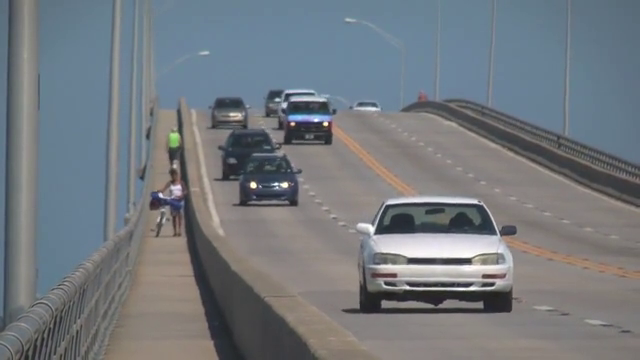
#> input picture frame 91 of labs/OpenCv/lab07/slow_traffic_small.mp4, 640 x 360 px
$ python index.py
#> lines starting #> are read from the running program, lines starting #| are printed output that depends on the picture; after the words box and inside, x2 and y2 are one past the last pixel; in counts of white or black regions, pixels touching at a corner belong together

from __future__ import print_function
import cv2 as cv
import argparse
parser = argparse.ArgumentParser(description='This program shows how to use background subtraction methods provided by \
                                              OpenCV. You can process both videos and images.')
parser.add_argument('--input', type=str, help='Path to a video or a sequence of image.', default='slow_traffic_small.mp4')
parser.add_argument('--algo', type=str, help='Background subtraction method (KNN, MOG2).', default='MOG2')
args = parser.parse_args()
if args.algo == 'MOG2':
    backSub = cv.createBackgroundSubtractorMOG2()
else:
    backSub = cv.createBackgroundSubtractorKNN()
capture = cv.VideoCapture(cv.samples.findFileOrKeep(args.input))
if not capture.isOpened():
    print('Unable to open: ' + args.input)
    exit(0)
while True:
    ret, frame = capture.read()
#> frame is the input picture: shape (360, 640, 3); mean B, G, R 126.6, 121.2, 115.7
    if frame is None:
        break

    fgMask = backSub.apply(frame)
#> fgMask: shape (360, 640); every value is 127


    cv.rectangle(frame, (10, 2), (100,20), (255,255,255), -1)
#> frame: shape (360, 640, 3); 0.75% of pixels changed, all inside (x1, y1, x2, y2) = (10, 2, 101, 21)
    cv.putText(frame, str(capture.get(cv.CAP_PROP_POS_FRAMES)), (15, 15),
               cv.FONT_HERSHEY_SIMPLEX, 0.5 , (0,0,0))
#> frame: shape (360, 640, 3); mean B, G, R 127.4, 122.1, 116.8


    cv.imshow('Frame', frame)
    cv.imshow('FG Mask', fgMask)

    keyboard = cv.waitKey(30)
#> (key Esc is pressed here)
    if keyboard == 'q' or keyboard == 27:
        break

# Task (1 or 3???)

import cv2  # импорт модуля cv2

# cv2.VideoCapture("видеофайл.mp4"); вывод кадров из видео файла
cap = cv2.VideoCapture(0)  # видео поток с веб камеры

cap.set(3, 1280)  # установка размера окна
cap.set(4, 700)

ret, frame1 = cap.read()
ret, frame2 = cap.read()
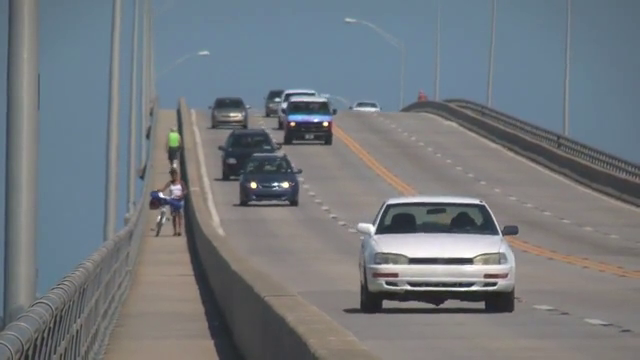
#> input picture frame 92 of labs/OpenCv/lab07/slow_traffic_small.mp4, 640 x 360 px, given in place of the camera
#> frame2 is the input picture: shape (360, 640, 3); mean B, G, R 126.3, 121.1, 115.4

while cap.isOpened():  # метод isOpened() выводит статус видеопотока

    # нахождение разницы двух кадров, которая проявляется лишь при изменении одного из них, т.е. с этого момента наша программа реагирует на любое движение.
    diff = cv2.absdiff(frame1, frame2)
    # diff = cv2.absdiff(fgMask1, fgMask2)

    # перевод кадров в черно-белую градацию
    gray = cv2.cvtColor(diff, cv2 .COLOR_BGR2GRAY)

    blur = cv2.GaussianBlur(gray, (5, 5), 0)  # фильтрация лишних контуров

    # метод для выделения кромки объекта белым цветом
    _, thresh = cv2.threshold(blur, 20, 255, cv2.THRESH_BINARY)
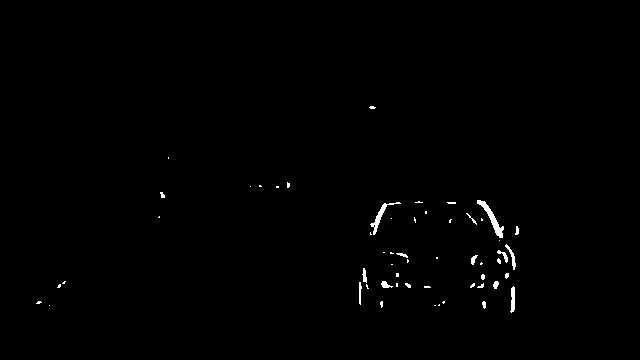
#> thresh: shape (360, 640); 0.58% white; 55 white regions (38 under 20 px), largest, box (x1, y1, x2, y2) and area: (477, 200, 504, 238) 257, (370, 202, 401, 235) 177, (510, 286, 515, 313) 97

    # данный метод противоположен методу erosion(), т.е. эрозии объекта, и расширяет выделенную на предыдущем этапе область
    dilated = cv2.dilate(thresh, None, iterations=3)
#> dilated: shape (360, 640); 2.9% white; 32 white regions

    # нахождение массива контурных точек
    сontours, _ = cv2.findContours(
        dilated, cv2.RETR_TREE, cv2.CHAIN_APPROX_SIMPLE)
#> сontours = 32 contours; largest, box (x1, y1, x2, y2) and area: (463, 197, 519, 292) 1645, (367, 199, 404, 238) 570, (378, 270, 414, 291) 408, (356, 265, 372, 308) 408, (507, 283, 518, 316) 288

    for contour in сontours:
        # преобразование массива из предыдущего этапа в кортеж из четырех координат
        (x, y, w, h) = cv2.boundingRect(contour)

        # метод contourArea() по заданным contour точкам, здесь кортежу, вычисляет площадь зафиксированного объекта в каждый момент времени, это можно проверить
        print(cv2.contourArea(contour))

        # условие при котором площадь выделенного объекта меньше 700 px
        if cv2.contourArea(contour) < 700:
            continue
        # получение прямоугольника из точек кортежа
        cv2.rectangle(frame1, (x, y), (x+w, y+h), (0, 255, 0), 2)
        cv2.putText(frame1, "Status: {}".format("Motion was detected"), (10, 20),
                    cv2.FONT_HERSHEY_SIMPLEX, 1, (0, 0, 255), 3, cv2.LINE_AA)  # вставляем текст
#> this loop made 32 passes
#> (x, y, w, h) on passes 2, 3, 4, 5, 6, 7, 8, 9, 10, 11, 14, 15: (479, 298, 10, 14), (431, 298, 17, 11), (377, 298, 9, 13), (33, 298, 12, 9), (507, 283, 11, 33), (421, 283, 13, 8), (54, 278, 15, 13), (467, 271, 21, 20), (378, 270, 36, 21), (356, 265, 16, 43), (468, 252, 18, 16), (380, 249, 32, 17)
#> (contour, x, y, w, h) on passes 1, 12, 13, 18, 21, 27: ([[46, 302], [46, 308], [52, 308], [52, 302]], 46, 302, 7, 7), ([[388, 261], [388, 267], [395, 267], [395, 261]], 388, 261, 8, 7), ([[433, 254], [433, 261], [440, 261], [440, 254]], 433, 254, 8, 8), ([[388, 215], [388, 221], [394, 221], [394, 215]], 388, 215, 7, 7), ([[422, 208], [422, 216], [429, 216], [429, 208]], 422, 208, 8, 9), ([[273, 183], [273, 190], [281, 190], [281, 183]], 273, 183, 9, 8)
#| 36.0
#| 111.5
#| 121.5
#| 92.5
#| 84.0
#| 288.5
#| 83.5
#| 127.0
#> (further printed lines are left out)
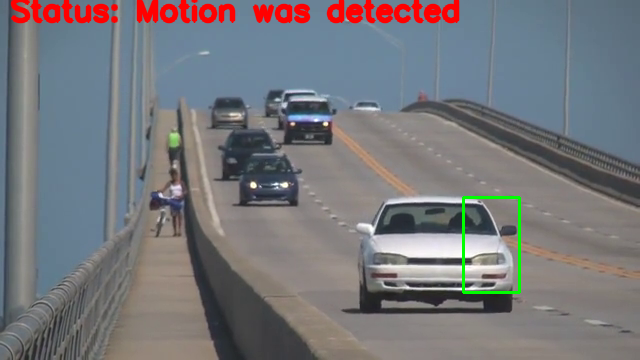
#> frame1: shape (360, 640, 3); 3.29% of pixels changed, all inside (x1, y1, x2, y2) = (10, 0, 521, 294)

    # cv2.drawContours(frame1, сontours, -1, (0, 255, 0), 2) также можно было просто нарисовать контур объекта

    cv2.imshow("Task 1", frame1)
    frame1 = frame2  #
    ret, frame2 = cap.read()
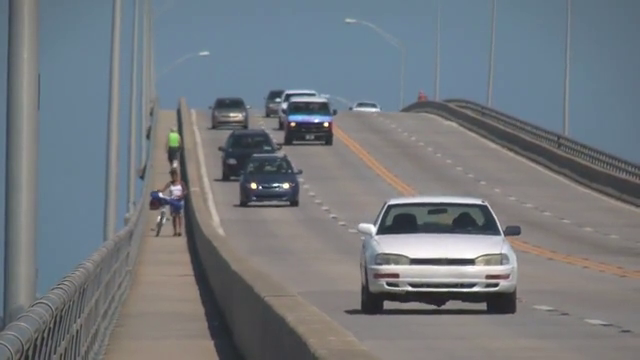
#> input picture frame 93 of labs/OpenCv/lab07/slow_traffic_small.mp4, 640 x 360 px, given in place of the camera
#> frame2 is the input picture: shape (360, 640, 3); mean B, G, R 126.5, 121.1, 115.6

    if cv2.waitKey(40) == 27:
#> (key Esc is pressed here)
        break


cap.release()
cv2.destroyAllWindows()

# Task (2) - calcOpticalFlowPyrLK()
import numpy as np
import cv2 as cv
import argparse
parser = argparse.ArgumentParser(description='This sample demonstrates Lucas-Kanade Optical Flow calculation. \
                                              The example file can be downloaded from: \
                                              https://www.bogotobogo.com/python/OpenCV_Python/images/mean_shift_tracking/slow_traffic_small.mp4')
# parser.add_argument('image', type=str, help='path to image file')
# args = parser.parse_args()
# cap = cv.VideoCapture(args.image)

cap = cv.VideoCapture("slow_traffic_small.mp4")
# params for ShiTomasi corner detection
feature_params = dict(maxCorners=100,
                      qualityLevel=0.3,
                      minDistance=7,
                      blockSize=7)
# Parameters for lucas kanade optical flow
lk_params = dict(winSize=(15, 15),
                 maxLevel=2,
                 criteria=(cv.TERM_CRITERIA_EPS | cv.TERM_CRITERIA_COUNT, 10, 0.03))
# Create some random colors
color = np.random.randint(0, 255, (100, 3))
# Take first frame and find corners in it
ret, old_frame = cap.read()
old_gray = cv.cvtColor(old_frame, cv.COLOR_BGR2GRAY)
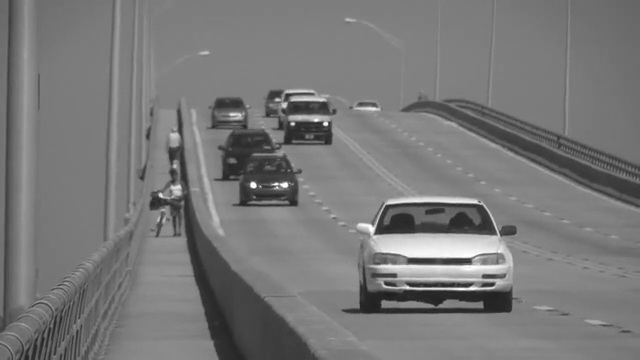
#> old_gray: shape (360, 640); min 30, max 255, mean 120.1
p0 = cv.goodFeaturesToTrack(old_gray, mask=None, **feature_params)
#> p0 = [[253, 185], [325, 123], [285, 184], [292, 123], [376, 232], [277, 185], [495, 233], [284, 105], [372, 226]]
# Create a mask image for drawing purposes
mask = np.zeros_like(old_frame)
while(1):
    ret, frame = cap.read()
    frame_gray = cv.cvtColor(frame, cv.COLOR_BGR2GRAY)
    # calculate optical flow
    p1, st, err = cv.calcOpticalFlowPyrLK(
        old_gray, frame_gray, p0, None, **lk_params)
#> p1 = [[253.2, 185.1], [324.9, 123], [285.5, 183.9], [292, 123.1], [376.7, 231.7], [277, 185], [497, 232.9], [284, 105], [372.8, 225.8]]; st = [1, 1, 1, 1, 1, 1, 1, 1, 1]; err = [5.46, 2.95, 5.08, 2.09, 2.29, 6.98, 1.45, 2.41, 3.32]
    # Select good points
    if p1 is not None:
        good_new = p1[st == 1]
#> good_new has the same summary as p1
        good_old = p0[st == 1]
#> good_old has the same summary as p0
    # draw the tracks
    for i, (new, old) in enumerate(zip(good_new, good_old)):
        a, b = new.ravel()
        c, d = old.ravel()
        mask = cv.line(mask, (int(a), int(b)),
                       (int(c), int(d)), color[i].tolist(), 2)
        frame = cv.circle(frame, (int(a), int(b)), 5, color[i].tolist(), -1)
#> this loop made 9 passes
#> (a, b, c, d) on passes 1 to 9: (253.2, 185.1, 253, 185), (324.9, 123, 325, 123), (285.5, 183.9, 285, 184), (292, 123.1, 292, 123), (376.7, 231.7, 376, 232), (277, 185, 277, 185), (497, 232.9, 495, 233), (284, 105, 284, 105), (372.8, 225.8, 372, 226)
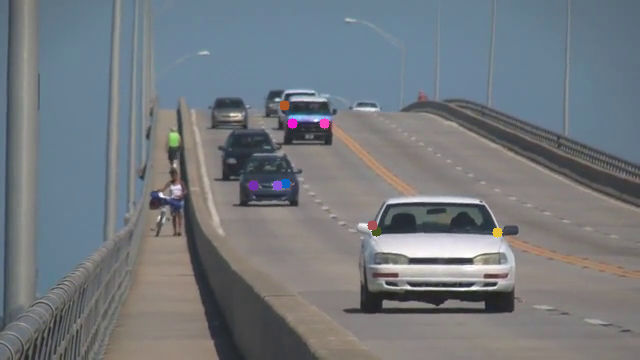
#> frame: shape (360, 640, 3); mean B, G, R 126.3, 121, 115.5
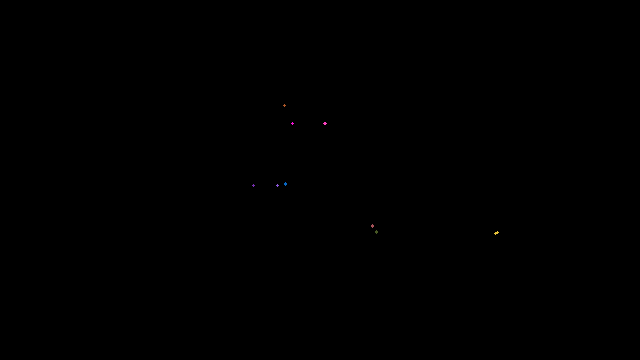
#> mask: shape (360, 640, 3); mean of channels 0, 1, 2 0, 0, 0; drawn as B, G, R
    img = cv.add(frame, mask)
    cv.imshow('Task 2', img)
    k = cv.waitKey(30) & 0xff
#> (key Esc is pressed here)
    if k == 27:
        break
    # Now update the previous frame and previous points
    old_gray = frame_gray.copy()
    p0 = good_new.reshape(-1, 1, 2)

$ run again, starting later in the video
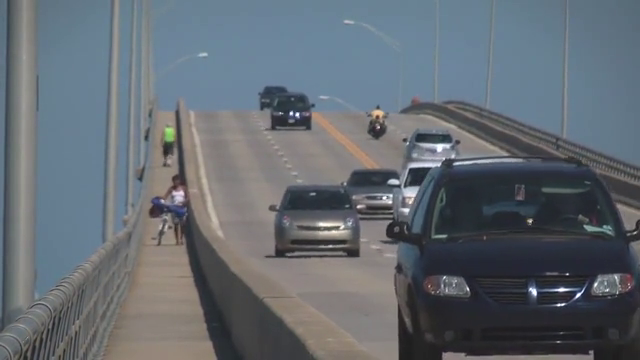
#> input picture frame 411 of labs/OpenCv/lab07/slow_traffic_small.mp4, 640 x 360 px
#> frame is the input picture: shape (360, 640, 3); mean B, G, R 113.8, 106.6, 99.3
#> fgMask: shape (360, 640); every value is 127
#> `_, thresh = cv2.threshold(blur, 20, 255, cv2.THRESH_BINARY)`:
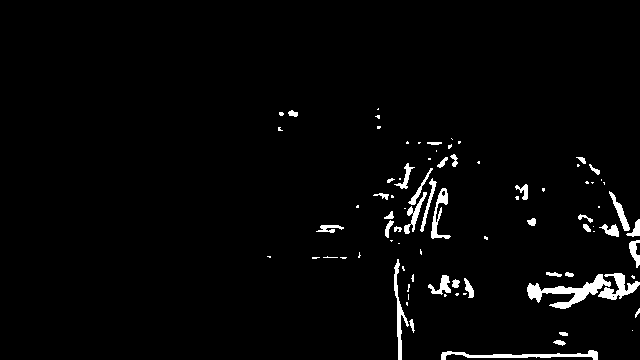
#> thresh: shape (360, 640); 2.6% white; 84 white regions (46 under 20 px), largest, box (x1, y1, x2, y2) and area: (527, 274, 611, 309) 968, (441, 350, 598, 360) 595, (598, 273, 640, 300) 488
#> dilated: shape (360, 640); 8.1% white; 30 white regions
#> сontours = 33 contours, 2 with area under 20; largest, box (x1, y1, x2, y2) and area: (381, 135, 464, 247) 3986, (524, 270, 640, 312) 2796, (573, 154, 640, 271) 2286, (391, 256, 418, 360) 1531, (438, 347, 601, 360) 1396
#> the loop `for contour in сontours:` made 33 passes
#> (x, y, w, h) on passes 1, 2, 4, 5, 6, 7, 8, 9: (438, 347, 163, 13), (550, 329, 21, 20), (632, 305, 8, 16), (425, 272, 52, 29), (524, 270, 116, 42), (543, 269, 34, 11), (391, 256, 27, 104), (309, 253, 41, 9)
#> (printed output is left out)
#> p0 = 17 rows, first 8: [294, 114], [531, 289], [385, 196], [529, 221], [341, 225], [400, 183], [439, 147], [407, 211]
#> p1 = 17 rows, first 8: [294.6, 114.4], [534.4, 289.9], [385.4, 196.4], [531.1, 221.4], [341.3, 225.4], [400.7, 183.5], [438.4, 146.6], [408.9, 211.6]; st = 17 values from 1 to 1; err = 17 values, max 10.69 at index 3, min 2.17 at index 16, mean 5.97
#> good_new has the same summary as p1
#> good_old has the same summary as p0
#> the loop `for i, (new, old) in enumerate(zip(good_new, good_old)):` made 17 passes
#> (a, b, c, d) on passes 1 to 8: (294.6, 114.4, 294, 114), (534.4, 289.9, 531, 289), (385.4, 196.4, 385, 196), (531.1, 221.4, 529, 221), (341.3, 225.4, 341, 225), (400.7, 183.5, 400, 183), (438.4, 146.6, 439, 147), (408.9, 211.6, 407, 211)
#> after the loop `for i, (new, old) in enumerate(zip(good_new, good_old)):`:
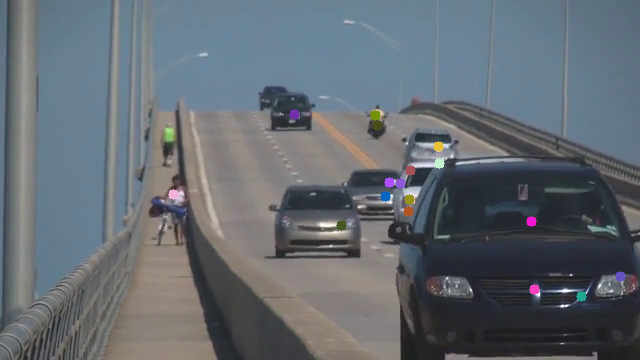
#> frame: shape (360, 640, 3); mean B, G, R 113.6, 106.4, 99.3

$ run again, starting later in the video
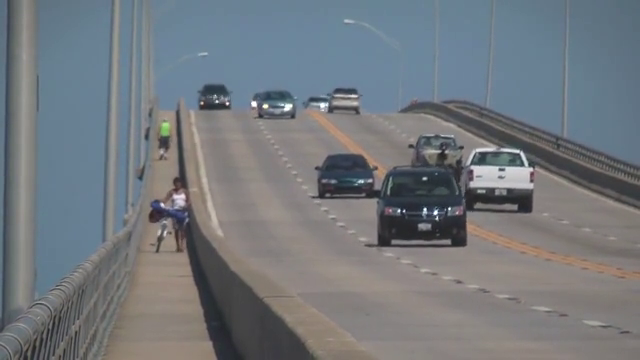
#> input picture frame 731 of labs/OpenCv/lab07/slow_traffic_small.mp4, 640 x 360 px
#> frame is the input picture: shape (360, 640, 3); mean B, G, R 125.5, 120.3, 115.1
#> fgMask: shape (360, 640); every value is 127
#> `_, thresh = cv2.threshold(blur, 20, 255, cv2.THRESH_BINARY)`:
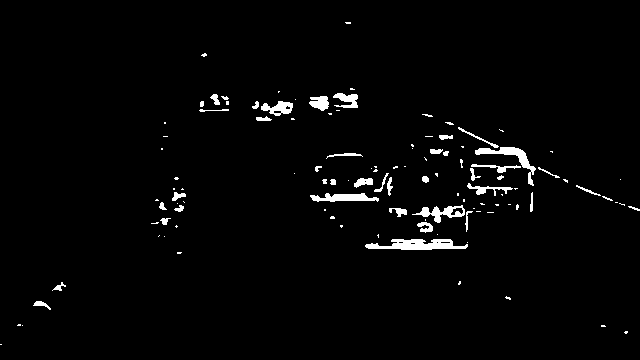
#> thresh: shape (360, 640); 2.3% white; 113 white regions (70 under 20 px), largest, box (x1, y1, x2, y2) and area: (365, 239, 468, 250) 728, (475, 147, 536, 186) 499, (310, 193, 379, 202) 399
#> dilated: shape (360, 640); 8.2% white; 42 white regions
#> сontours = 48 contours, 3 with area under 20; largest, box (x1, y1, x2, y2) and area: (422, 119, 571, 215) 3680, (362, 190, 502, 253) 3576, (307, 163, 409, 205) 1984, (306, 85, 361, 118) 1138, (249, 96, 299, 124) 970
#> the loop `for contour in сontours:` made 48 passes
#> (x, y, w, h) on passes 2 to 9: (621, 328, 10, 9), (598, 322, 11, 8), (14, 321, 12, 8), (30, 298, 24, 15), (502, 293, 12, 10), (49, 279, 20, 15), (455, 278, 9, 10), (174, 249, 11, 8)
#> (printed output is left out)
#> p0 = 21 rows, first 8: [435, 212], [265, 106], [401, 210], [254, 104], [425, 210], [448, 208], [326, 105], [228, 102]
#> p1 = 21 rows, first 8: [436, 213.1], [265, 107.2], [401.6, 211.5], [254.5, 104.4], [425.8, 211.2], [449, 209.5], [325.8, 106.5], [228, 102.6]; st = 21 values from 1 to 1; err = 21 values, max 10.35 at index 3, min 1.53 at index 13, mean 5.09
#> good_new has the same summary as p1
#> good_old has the same summary as p0
#> the loop `for i, (new, old) in enumerate(zip(good_new, good_old)):` made 21 passes
#> (a, b, c, d) on passes 1 to 8: (436, 213.1, 435, 212), (265, 107.2, 265, 106), (401.6, 211.5, 401, 210), (254.5, 104.4, 254, 104), (425.8, 211.2, 425, 210), (449, 209.5, 448, 208), (325.8, 106.5, 326, 105), (228, 102.6, 228, 102)
#> after the loop `for i, (new, old) in enumerate(zip(good_new, good_old)):`:
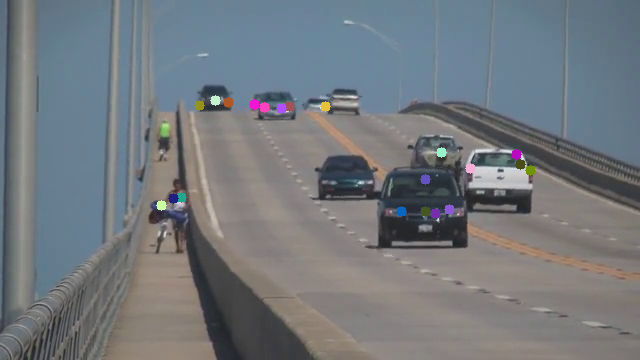
#> frame: shape (360, 640, 3); mean B, G, R 125.3, 120.3, 115.1
